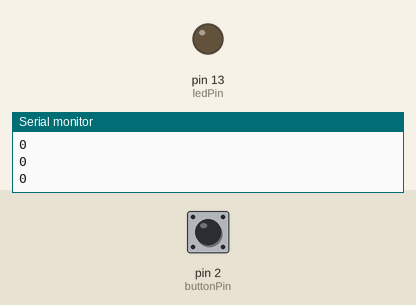
Recording of a sketch running on a simulated Arduino Uno, built with avr-gcc and run on an emulated ATmega328P. Parts: output pins drawn as LEDs (lit = HIGH), the last lines printed to the serial monitor. Dashed ring = blinking. Inputs (shaded band) come from the test bench; at power-on: pin 2 (buttonPin) LOW.

Above: at 1.2 s.
1.3 s: pin 2 (buttonPin) pulled HIGH for 1 s
At 1.6 s:
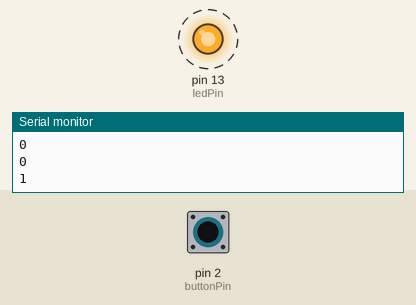
3.9 s: pin 2 (buttonPin) pulled HIGH for 0.25 s
At 5.0 s:
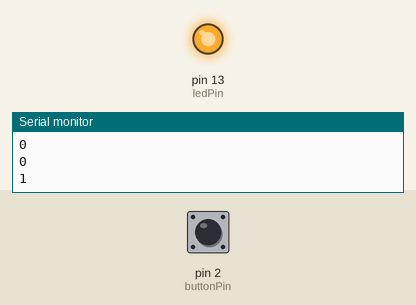
5.6 s: pin 2 (buttonPin) pulled HIGH for 3.2 s
At 9.8 s:
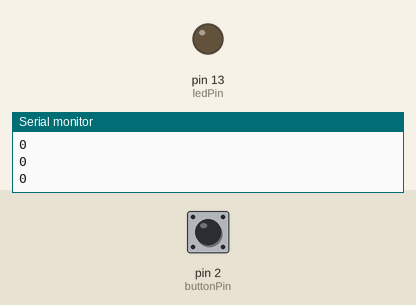
Timing chart, 0 to 11.3 s (numbered marks = the images above; inputs shaded):
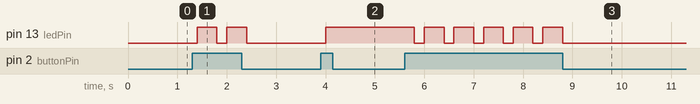

The sketch:

button.ino
```cpp
// constants won't change. They're used here to set pin numbers:
const int buttonPin = 2; // the number of the pushbutton pin
const int ledPin = 13; // the number of the LED pin
int count = 0;
// variables will change:
int buttonState = 0; // variable for reading the pushbutton status
void setup() {
  // initialize serial communication at 9600 bits per second:
  Serial.begin(9600);
  // initialize the LED pin as an output:
  pinMode(ledPin, OUTPUT);
  // initialize the pushbutton pin as an input:
  pinMode(buttonPin, INPUT);
}
void loop() {
  // read the state of the pushbutton value:
  buttonState = digitalRead(buttonPin);

  // check if the pushbutton is pressed. If it is, the buttonState is HIGH:
   if (buttonState == HIGH) {
    // turn LED on:
    digitalWrite(ledPin, HIGH);
    // print out the state of the button:
    Serial.println(buttonState);
    count ++;
    delay(200);
  } if (count % 2 == 0){
    // turn LED on:
    digitalWrite(ledPin, LOW);
    // print out the state of the button:
    Serial.println(buttonState);
    delay(200);
  }
}
```

Measured:
- after the input at 1.3 s, pin 13 (ledPin): alternates HIGH for 0.40 s and LOW for 0.20 s, 4 changes in all, then stays LOW, starting after 0.10 s
- after the input at 3.9 s, pin 13 (ledPin): LOW → HIGH after 0.10 s
- after the input at 5.6 s, pin 13 (ledPin): alternates HIGH for 0.40 s and LOW for 0.20 s, 11 changes in all, then stays LOW, starting after 0.20 s
